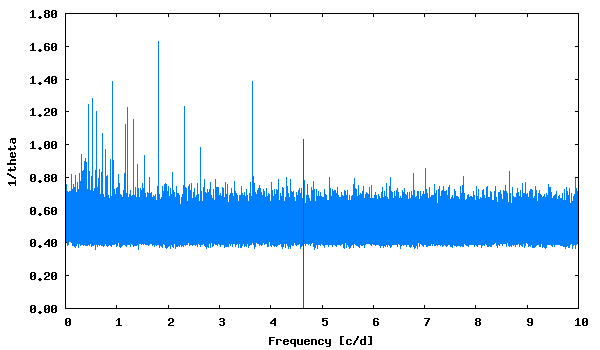

Generate this figure with gnuplot:
set term png size 600,350 medium
set colors classic
set output "phase_lc_9.lk.png"
set xlabel "Frequency [c/d]"
set ylabel "1/theta"
set format y "%5.2f"
plot [] "lk.periodogram" using 1:2 with lines linecolor 3 title "", "<echo '4.641608  1.03'" with impulses linecolor 1 title ""
 
